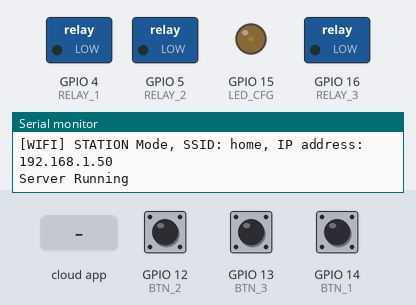
Recording of a sketch running on a simulated ESP8266 (NodeMCU). Shown: switched loads named in the sketch (green lamp = pin HIGH), output pins drawn as LEDs (lit = HIGH), the last lines printed to the serial monitor. Inputs (shaded band) come from the test bench; at power-on: GPIO 12 (BTN_2) LOW, GPIO 13 (BTN_3) LOW, GPIO 14 (BTN_1) LOW. WiFi joins after 1.5 s; servers stay silent unless stated; EEPROM starts erased.

Above: at 2.7 s.
2.8 s: GPIO 12 (BTN_2) pulled HIGH for 0.15 s
At 3.3 s:
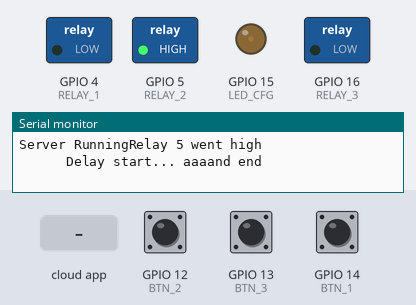
4.4 s: the phone or cloud app sets bathroom.light to 1
At 5.6 s:
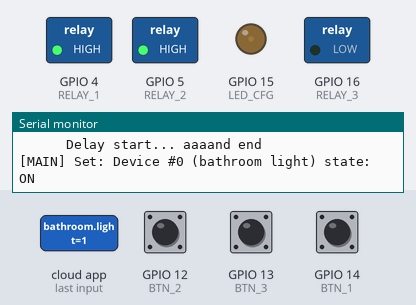
5.9 s: the phone or cloud app sets kitchen.light to 0
At 6.8 s:
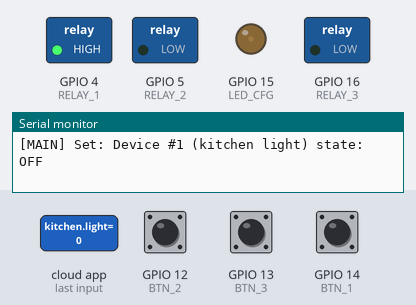
7.4 s: GPIO 13 (BTN_3) pulled HIGH for 0.15 s
At 8.0 s:
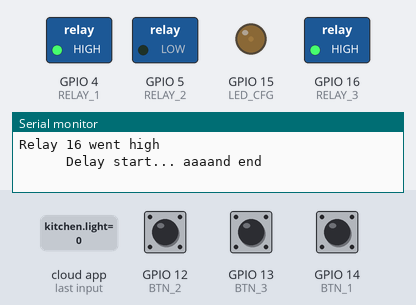
9.0 s: GPIO 14 (BTN_1) pulled HIGH for 0.15 s
At 10.2 s:
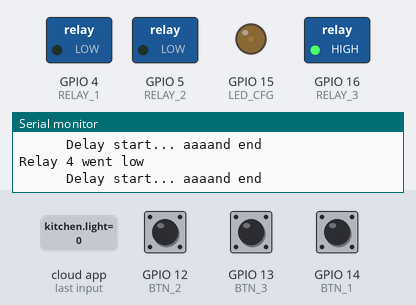
10.6 s: the phone or cloud app sets kitchen.light to 1
At 11.7 s:
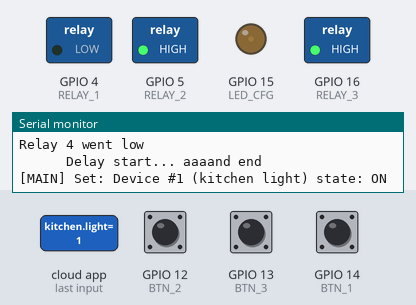
Timing chart, 0 to 13.1 s (numbered marks = the images above; inputs shaded):
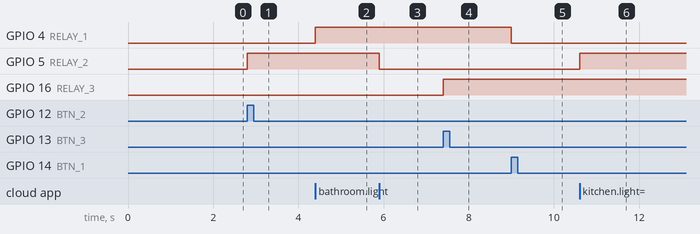

The sketch:

AlexaLight.ino
```cpp
#include <Arduino.h>
#include <ESP8266WiFi.h>
#include "fauxmoESP.h"

#include <DNSServer.h>            //Local DNS Server used for redirecting all requests to the configuration portal
#include <ESP8266WebServer.h>     //Local WebServer used to serve the configuration portal
#include <WiFiManager.h>          //https://github.com/tzapu/WiFiManager WiFi Configuration Magic

#include <EEPROM.h>

/* ============== Settings ============== */
// define only ONE code compilation
//#define LOUNGE_SWITCH
#define BATHROOM_SWITCH
//#define CAMS_SWITCH

#define BUTTON_DELAY  400
/* ====================================== */


#define SERIAL_BAUDRATE   115200

#define RELAY_1   4
#define RELAY_2   5
#define RELAY_3   16
#define BTN_1     14
#define BTN_2     12
#define BTN_3     13
#define LED_CFG   15  // needs a 3k3 pull down resistor

#ifdef LOUNGE_SWITCH
#define AP_NAME "SharpTech0002"
#define HOST_NAME "loungelight"
#endif
#ifdef BATHROOM_SWITCH
#define AP_NAME "SharpTech0003"
#define HOST_NAME "bathroomlight"
#endif
#ifdef CAMS_SWITCH
#define AP_NAME "SharpTech0004"
#define HOST_NAME "camslight"
#endif

/* --------- global variables --------- */
fauxmoESP fauxmo;
uint8_t led_cfg_brightness; // converted value between 0 and 1023
String header;
WiFiServer server(80);

void setup() {
  Serial.begin(SERIAL_BAUDRATE);
  eepromSetup();
  pinSetup();
  wifiSetup();

  // fauxmo
  fauxmo.enable(true);
  addDevices();

  fauxmo.onSetState([](unsigned char device_id, const char * device_name, bool state) {
      foxSet(device_id, device_name, state);
  });

  fauxmo.onGetState([](unsigned char device_id, const char * device_name) {
      return foxGet(device_id, device_name);
  });

  server.begin();
  Serial.print("Server Running");
}

void loop() {
  fauxmo.handle();
  webserver();
}


void setupAutoWifiAp(){
    WiFiManager wifiManager;
    wifiManager.setAPCallback(configModeCallback);
    wifiManager.setSaveConfigCallback(saveConfigCallback);
    wifiManager.autoConnect(AP_NAME);
}

void wifiSetup() {
  Serial.printf("[WIFI] Trying to connect ");
  WiFi.hostname(HOST_NAME);
  delay(20);
  setupAutoWifiAp();

  // Wait
  while (WiFi.status() != WL_CONNECTED) {
      Serial.print(".");
      delay(100);
  }

  // Connected!
  Serial.printf("\n[WIFI] STATION Mode, SSID: %s, IP address: %s\n", WiFi.SSID().c_str(), WiFi.localIP().toString().c_str());
}

int getRelayNum(uint8_t device_id){
  switch (device_id)
  {
    case 0: return RELAY_1;
    case 1: return RELAY_2;
    case 2: return RELAY_3;
    default: return 0;
  }
}

void foxSet(uint8_t device_id, const char * device_name, bool state){
  Serial.printf("[MAIN] Set: Device #%d (%s) state: %s\n", device_id, device_name, state ? "ON" : "OFF");
  digitalWrite(getRelayNum(device_id), state);
}

uint8_t foxGet(uint8_t device_id, const char * device_name){
  Serial.printf("[MAIN] Query: Device #%d (%s)\n", device_id, device_name);
  return digitalRead(getRelayNum(device_id));
}

void eepromSetup(){
  EEPROM.begin(2);
  if(EEPROM.read(1) == 100)
    led_cfg_brightness = EEPROM.read(0);
  else
  {
    led_cfg_brightness = 4; // Initial setup
    EEPROM.write(0,led_cfg_brightness);
    EEPROM.write(1,100);
    EEPROM.commit();
  }
  Serial.printf("Eeprom initialized. CFG light brightness at: %d\n", led_cfg_brightness);
}

void pinSetup(){
  pinMode(RELAY_1, OUTPUT);
  pinMode(RELAY_2, OUTPUT);
  pinMode(RELAY_3, OUTPUT);
  pinMode(LED_CFG, OUTPUT);
  pinMode(BTN_1, INPUT);
  pinMode(BTN_2, INPUT);
  pinMode(BTN_3, INPUT);

  digitalWrite(RELAY_1, LOW);
  digitalWrite(RELAY_2, LOW);
  digitalWrite(RELAY_3, LOW);
  analogWrite(LED_CFG,convertBrightness(led_cfg_brightness));

  attachInterrupt(digitalPinToInterrupt(BTN_1), interrupt1, RISING);
  attachInterrupt(digitalPinToInterrupt(BTN_2), interrupt2, RISING);
  attachInterrupt(digitalPinToInterrupt(BTN_3), interrupt3, RISING);
}

void interrupt1() {interruptRoutine(RELAY_1);}
void interrupt2() {interruptRoutine(RELAY_2);}
void interrupt3() {interruptRoutine(RELAY_3);}

void interruptRoutine(int relay){
  int state = digitalRead(relay);
  if(state)
    digitalWrite(relay, LOW);
  else
    digitalWrite(relay, HIGH);

  Serial.printf("Relay %d went %s\n", relay, state ? "low" : "high");
  DelayMilli(BUTTON_DELAY);
}

void DelayMilli(int milliseconds){
  Serial.print("      Delay start... ");
  for (int i=0; i <= milliseconds; i++){
    delayMicroseconds(1000);
  }
  Serial.println("aaaand end");
}

void configModeCallback (WiFiManager *myWiFiManager) {
  Serial.println("Entered config mode");
  analogWriteFreq(1);
  analogWrite(LED_CFG, 500);
}

void saveConfigCallback () {
  Serial.println("Settings Saved");
  analogWriteFreq(1000);
  analogWrite(LED_CFG,convertBrightness(led_cfg_brightness));
}

int convertBrightness(int brightness){
  if (brightness == 10)
    return 1023;
  else
    return pow(brightness, 3);
}

#ifdef LOUNGE_SWITCH
void addDevices(){
  fauxmo.addDevice("lounge light");   // Device 0
  fauxmo.addDevice("outside light");  // Device 1
  fauxmo.addDevice("kendys light");   // Device 2
}
#endif

#ifdef BATHROOM_SWITCH
void addDevices(){
  fauxmo.addDevice("bathroom light"); // Device 0
  fauxmo.addDevice("kitchen light");  // Device 1
}
#endif

#ifdef CAMS_SWITCH
void addDevices(){
  fauxmo.addDevice("cams light");   // Device 0
}
#endif

void webserver(){
  WiFiClient client = server.available();

  if (!client)
    return;

  Serial.println("New Client.");          // print a message out in the serial port
  String currentLine = "";                // make a String to hold incoming data from the client
  while (client.connected()) {            // loop while the client's connected
    if (client.available()) {             // if there's bytes to read from the client,
      char c = client.read();             // read a byte, then
      Serial.write(c);                    // print it out the serial monitor
      header += c;
      if (c == '\n') {                    // if the byte is a newline character
        if (currentLine.length() == 0) {
          // HTTP headers always start with a response code (e.g. HTTP/1.1 200 OK)
          // and a content-type so the client knows what's coming, then a blank line:
          client.println("HTTP/1.1 200 OK");
          client.println("Content-type:text/html");
          client.println("Connection: close");
          client.println();

          if (header.indexOf("GET /inc") >= 0)
          {
            Serial.println("Increased");
            if (led_cfg_brightness < 10)
              led_cfg_brightness++;
          }
          else if (header.indexOf("GET /dec") >= 0)
          {
            Serial.println("Decreased");
            if (led_cfg_brightness > 0)
              led_cfg_brightness--;
          }
          analogWrite(LED_CFG,convertBrightness(led_cfg_brightness));
          EEPROM.write(0,led_cfg_brightness);
          EEPROM.commit();

          // Display the HTML web page
          client.println("<!DOCTYPE html><html>");
          client.println("<head><meta name=\"viewport\" content=\"width=device-width, initial-scale=1\">");
          client.println("<link rel=\"icon\" href=\"data:,\">");
          // CSS to style the buttons
          client.println("<style>html { font-family: Helvetica; display: inline-block; margin: 0px auto; text-align: center;}");
          client.println(".button { background-color: #195B6A; border: none; color: white; padding: 16px 40px;");
          client.println("text-decoration: none; font-size: 30px; margin: 2px; cursor: pointer;}");
          client.println(".button2 {background-color: #77878A;}</style></head>");

          // Web Page Heading
          client.println("<body><h1>Touch Light Illuminator</h1>");

          // Display current state
          client.println("<p>Brightness " + String(led_cfg_brightness) + "</p>");
          client.println("<p><a href=\"/inc\"><button class=\"button\">Increase</button></a></p>");
          client.println("<p><a href=\"/dec\"><button class=\"button\">Decrease</button></a></p>");
          client.println("</body></html>");

          // The HTTP response ends with another blank line
          client.println();
          // Break out of the while loop
          break;
        }
        else
          currentLine = "";
      }
      else if (c != '\r')
        currentLine += c;
    }
  }
  // Clear the header variable
  header = "";
  // Close the connection
  client.stop();
  Serial.println("Client disconnected.");
  Serial.println("");
}
```

Measured:
- after the input at 2.8 s, GPIO 5 (RELAY_2): LOW → HIGH at once
- after the input at 4.4 s, GPIO 4 (RELAY_1): LOW → HIGH at once
- after the input at 5.9 s, GPIO 5 (RELAY_2): HIGH → LOW at once
- after the input at 7.4 s, GPIO 16 (RELAY_3): LOW → HIGH at once
- after the input at 9.0 s, GPIO 4 (RELAY_1): HIGH → LOW at once
- after the input at 10.6 s, GPIO 5 (RELAY_2): LOW → HIGH at once
